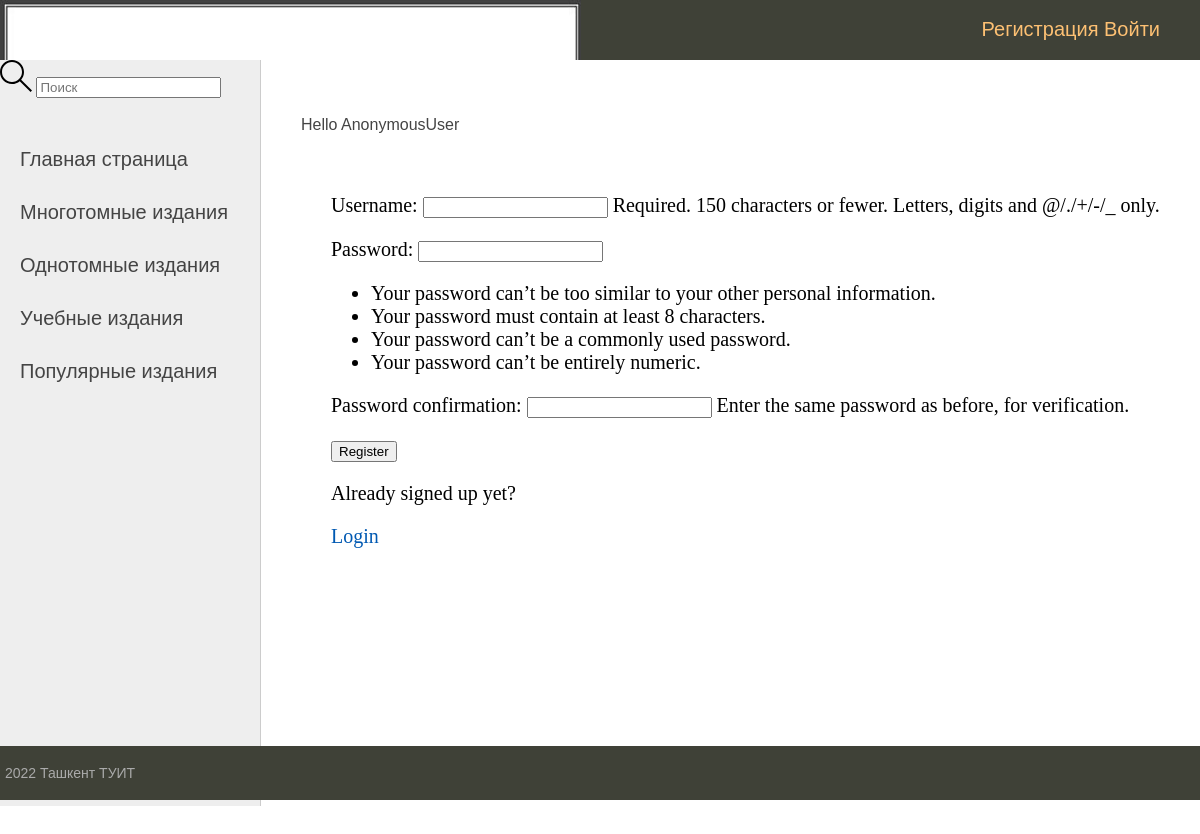
Screenshot of /register/ with the database file from the repository.
### school/models.py (models this page shows, shortened)
class Category(models.Model):
    name = models.CharField(max_length=100, db_index=True)
    slug = models.SlugField(max_length=255, unique=True,
                            db_index=True, verbose_name="URL")
    class Meta:
        verbose_name = 'Школьная бибилиотека'
        verbose_name_plural = 'Электронный каталог'

### school/views.py (the view, shortened to what this page needs)
# urls.py: path('register/', views.registerPage, name='register'),
def registerPage(request):
    page = 'register'
    form = UserCreationForm()
    return render(request, 'school/logo_register.html', {'form': form})

### school/templatetags/school_tags.py (called while the page is built)
@register.inclusion_tag("school/list_categories.html")
def show_categories(sort=None, year_selected=0):
    if not sort:
        years = Category.objects.all()
    else:
        years = Category.objects.order_by(sort)
    return {"years": years, "year_selected": year_selected}

### school/templates/school/logo_register.html (shortened to what this page needs)
{% extends 'school/base.html' %}
{% block content %}
{% if page == 'login'%}
<div>
    <form action="" method='POST'>
        {% csrf_token %}
        <label for="">Username</label>
        <input type="text" name='username' placeholder="Enter Username">
        <label for="">Password</label>
        <input type="password" name='password' placeholder="Enter Password">
        <input type="submit" value='Login'>
    </form>
    <p>Havent signed up yet?</p>
    <a href="{%url 'register' %}">Sign up</a>
</div>
{%else%}
<div>
    <form action="" method='POST'>
        {{form.as_p}}
        <input type="submit" value='Register'>
    </form>
    <p>Already signed up yet?</p>
    <a href="{%url 'login' %}">Login</a>
</div>
{% endif %}
{% endblock content %}

### school/templates/school/list_categories.html
{% for y in years %}
{% if y.pk == year_selected %}
<li class="selected"> {{y.name}}</li>
{% else %}
<li> <a href="{% url 'category' y.pk %}"> {{y.name}} </a> </li>
{% endif %}
{% endfor %}

### school/templates/school/static/school/css/style.css (style rules this page uses)
html, body { font-family: 'Arial'; margin: 0; padding: 0; height: 100%; width: 100%; color: #444; }
a { color: #0059b2; text-decoration: none; }
.left-chapters ul li { margin: 30px 0 0 0; color: #999; }
.left-chapters ul li a { color: #444; text-decoration: none; }

### school/templates/school/base.html (style rules this page uses)
a { color: #0059b2; text-decoration: none; }
.left-chapters ul li { margin: 30px 0 0 0; color: #999; }
.left-chapters ul li a { color: #444; text-decoration: none; }

### rows the page displays
Category: name "Многотомные издания"
Category: name "Однотомные издания"
Category: name "Учебные издания"
Category: name "Популярные издания"

### other values shown
{{ request.user }} "AnonymousUser"
